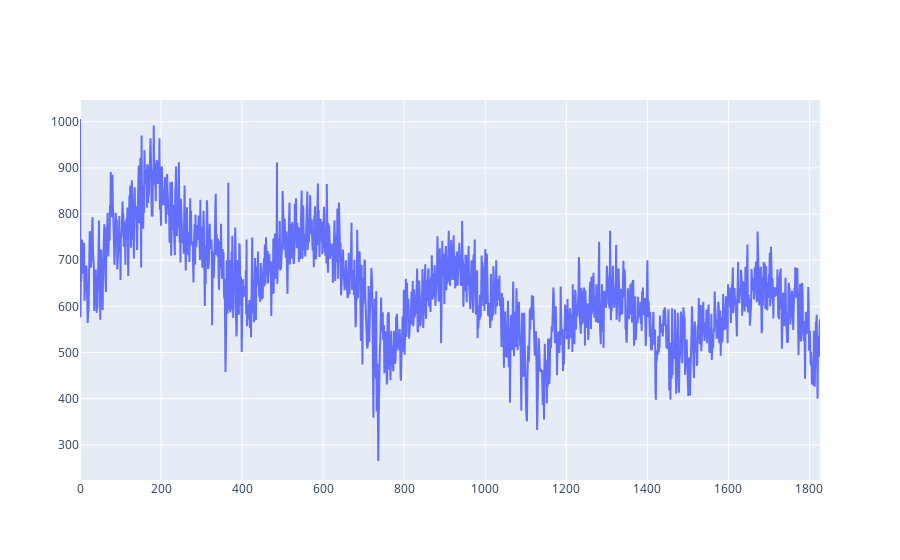

Notebook code cell kept with this figure:
### Code cell
def new_scatter(y,name=None):
    return go.Scatter(y=y,x=np.arange(len(y)),name=name)

go.Figure([
    new_scatter(counts_sum.sum(1).sum(1),'new'),
])

### Figure 1 — Plotly figure (JSON) as saved in the notebook; plotly's stock layout.template omitted (floating-point values rounded to 4 significant figures; data arrays with more than 128 entries replaced by an {"elided": "..."} marker saying what was removed)
{"data": [{"name": "new", "type": "scatter", "x": {"elided": "1827 int values"}, "y": {"elided": "1827 int values"}}], "layout": {}}
